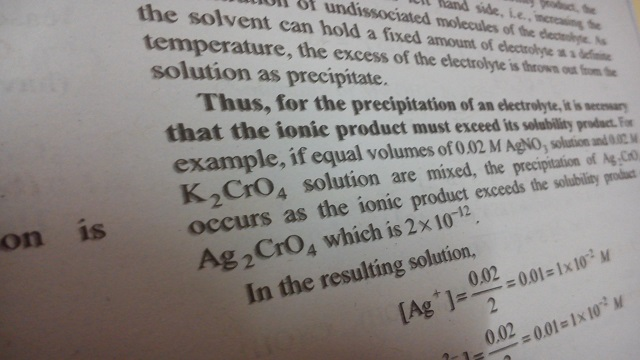
#> input picture img1.PNG, 640 x 360 px, found by its file name
$ python image_arithmetics.py
#> lines starting #> are read from the running program, lines starting #| are printed output that depends on the picture
import cv2

img1 = cv2.imread('img1.png')
#> img1 is the input picture: shape (360, 640, 3); mean B, G, R 134.8, 137.5, 142.3
img2 = cv2.imread('img2.png')
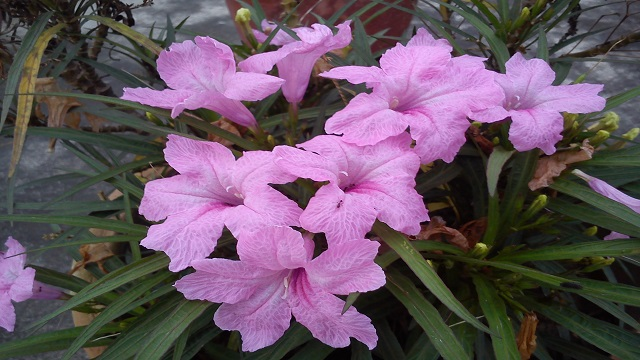
#> input picture img2.PNG, 640 x 360 px, found by its file name
#> img2 is the input picture: shape (360, 640, 3); mean B, G, R 99.6, 84.4, 103.8

# types of image addition

# method I
# size of image need to be same
add = img1 + img2
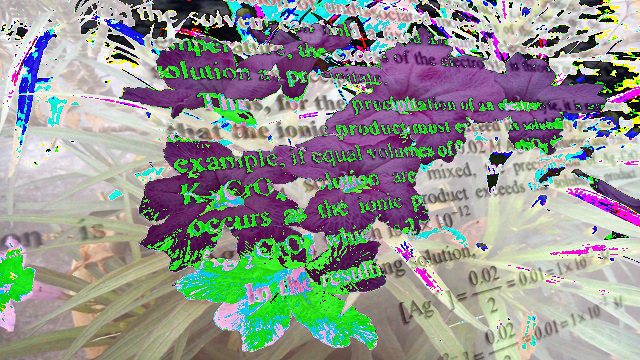
#> add: shape (360, 640, 3); mean B, G, R 145.2, 150.2, 146.8
cv2.imshow('img1 + img2', add)

# method II
add = cv2.add(img1, img2)
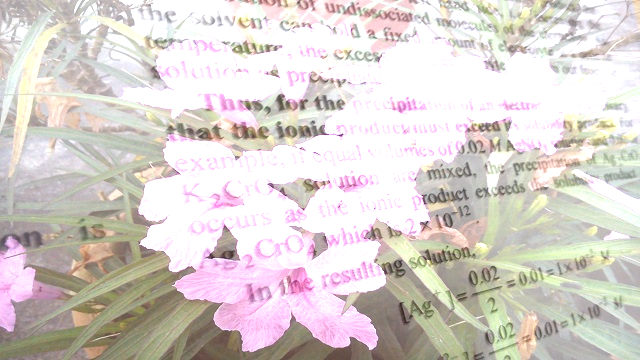
#> add: shape (360, 640, 3); mean B, G, R 206.3, 209.9, 217.7
cv2.imshow('(add(img1, img2)', add)

# method III
weighted = cv2.addWeighted(img1, 0.6, img2, 0.4, 0)
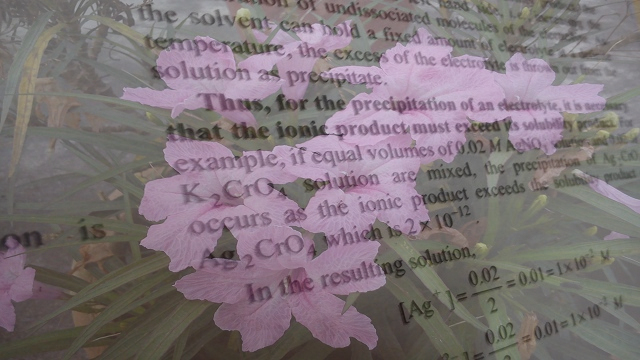
#> weighted: shape (360, 640, 3); mean B, G, R 120.7, 116.3, 126.9
cv2.imshow('weighted', weighted)

cv2.waitKey(0)
cv2.destroyAllWindows()
